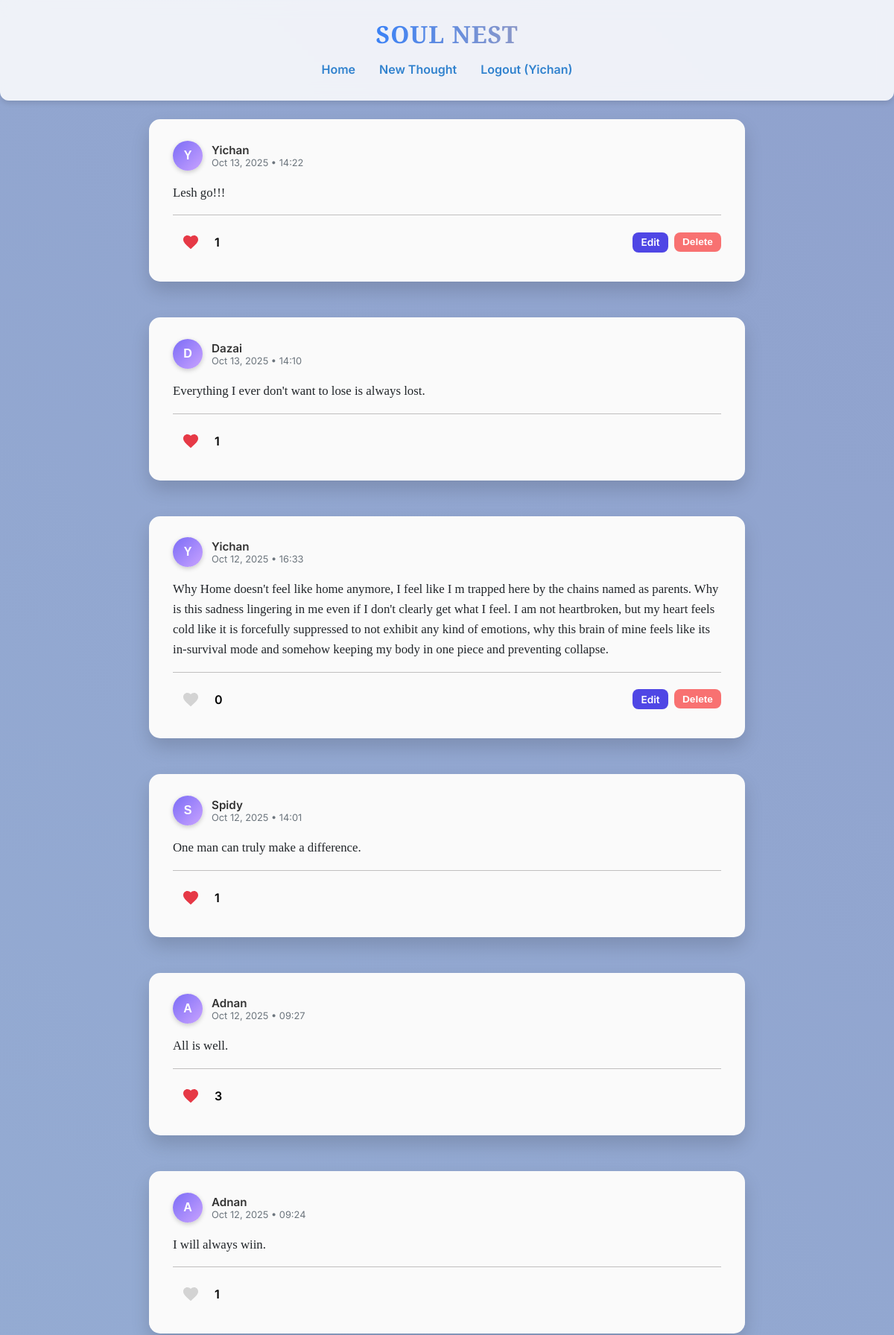
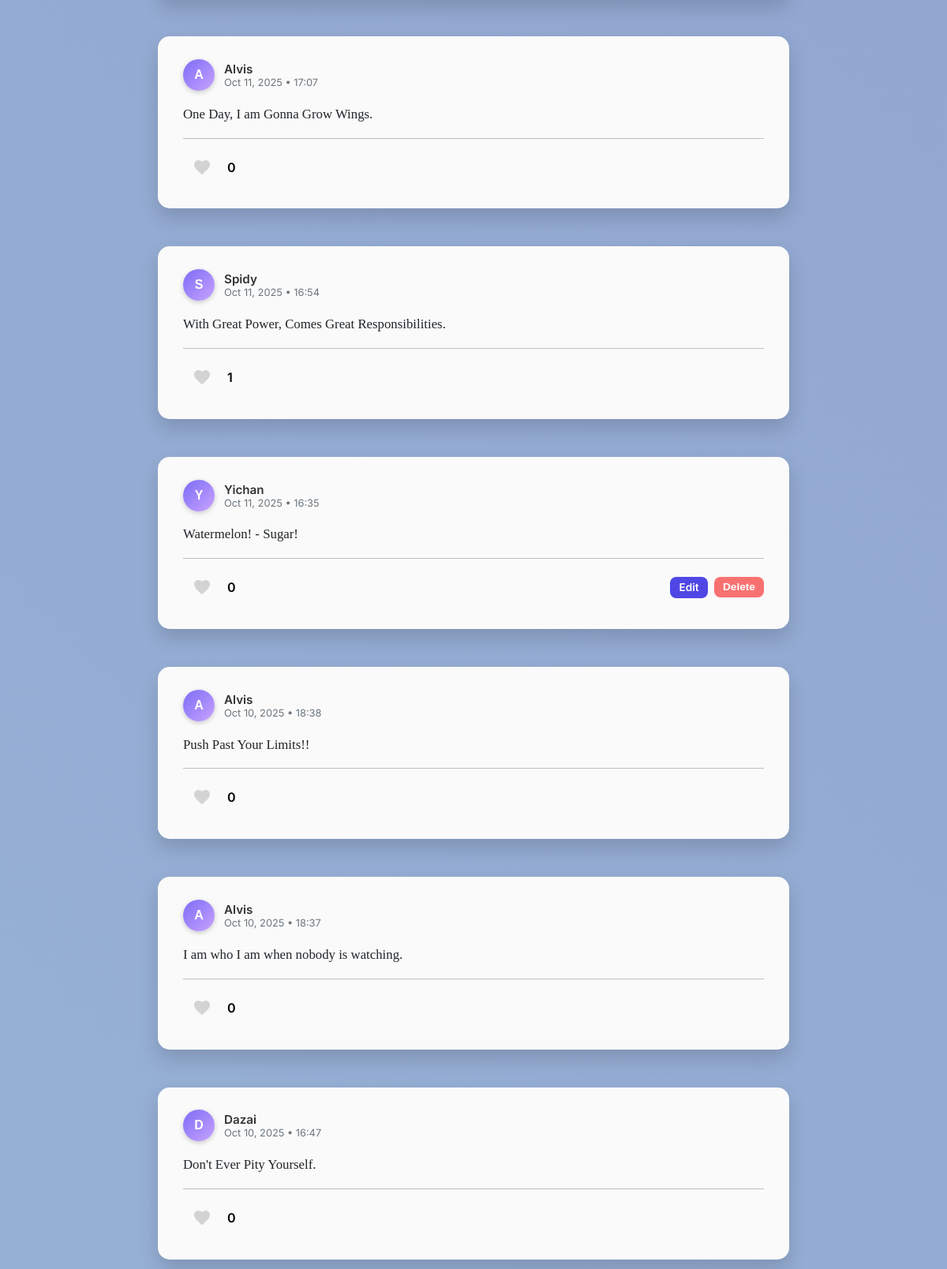
The app's page /thoughts (signed in, upper part) with its own data (2 pictures, top to bottom).
### models.py (models this page shows)
class User(db.Model, UserMixin):
    id = db.Column(db.Integer, primary_key=True)
    username = db.Column(db.String(80), nullable=False, unique=True)
    password = db.Column(db.String(200), nullable=False)
    liked_thoughts = db.relationship(
        'Thought', secondary='likes',
        back_populates='liked_by', lazy='dynamic'
    )

class Thought(db.Model):
    id = db.Column(db.Integer, primary_key=True)
    content = db.Column(db.Text, nullable=False)
    user_id = db.Column(db.Integer, db.ForeignKey('user.id'), nullable=False)
    timestamp = db.Column(db.DateTime, default=datetime.utcnow)
    mood = db.Column(db.String(50), nullable=True)
    user = db.relationship('User', backref=db.backref('thoughts', lazy=True))  # ✅ Add this
    liked_by = db.relationship(
        'User', secondary='likes',
        back_populates='liked_thoughts', lazy='select'
    )
    def is_liked_by(self, user):
        return user in self.liked_by
    def like_count(self):
        return len(self.liked_by)

### app.py (the view)
@app.route('/thoughts')
@login_required
def thoughts():
    all_thoughts = Thought.query.options(
        joinedload(Thought.user)
    ).order_by(Thought.timestamp.desc()).all()
    return render_template('thoughts.html', thoughts=all_thoughts)

### app.py (called while the page is built)
@login_manager.user_loader
def load_user(user_id):
    return User.query.get(int(user_id))  # Loads user by ID

### templates/thoughts.html (shortened to what this page needs)
{% extends "base.html" %}
{% block content %}
<div class="feed-container" style="display: flex; flex-direction: column; gap: 1.5rem;">
    {% if thoughts %}
        {% for thought in thoughts %}
            <div class="thought-card mood-{{ thought.mood }}" data-aos="fade-up" style="
                padding: 1.8rem 2rem;
                border-radius: 15px;
                /* Background is initially set by CSS in <style> block below */
                box-shadow: 0 12px 25px rgba(0,0,0,0.15);
                transition: transform 0.3s ease, box-shadow 0.3s ease, background 0.4s ease;
            "
            onmouseover="this.style.transform='scale(1.03)'; this.style.boxShadow='0 18px 35px rgba(0,0,0,0.25)';"
            onmouseout="this.style.transform='scale(1)'; this.style.boxShadow='0 12px 25px rgba(0,0,0,0.15)';">
                <div class="thought-header" style="display: flex; align-items: center; gap: 0.75rem; margin-bottom: 0.75rem;">
                    <div style="
                        width: 40px; height: 40px;
                        border-radius: 50%;
                        background: linear-gradient(135deg, #7b6cf6, #c9a3ff);
                        display: flex; align-items: center; justify-content: center;
                        font-weight: 700; color: white;
                        font-family: 'Zalando Sans SemiExpanded', sans-serif;
                        font-size: 1rem; text-transform: uppercase;
                        box-shadow: 0 2px 6px rgba(0,0,0,0.2);
                    ">
                        {{ thought.user.username[0] }}
                    </div>
                    <div>
                        <div style="font-weight: 600; font-size: 0.95rem; color: #333;">
                            {{ thought.user.username }}
                        </div>
                        <div style="font-size: 0.8rem; color: #6c757d;">
                            {{ thought.timestamp.strftime('%b %d, %Y • %H:%M') }}
                        </div>
                    </div>
                </div>
                <p class="thought-content" style="
                    font-family: 'PT Serif', serif;
                    font-size: 1.05rem; color: #212529;
                    line-height: 1.6; margin-bottom: 1rem;
                ">
                    {{ thought.content }}
                </p>
                <div style="height:1px; background:#b0aeaec6; margin-bottom:0.75rem; width:100%;"></div>
                <div class="thought-footer" style="display: flex; justify-content: space-between; align-items: center;">
                    <div class="like-section" style="display:flex; align-items:center; gap:0.5rem;">
                        <button type="button"
                                class="heart-icon {% if thought.is_liked_by(current_user) %}liked{% endif %}"
                                data-id="{{ thought.id }}"
                                onclick="toggleLike(this)"
                            style="background:none; border:none; cursor:pointer; display:flex; align-items:center; gap:0.2rem;">
                            <svg width="24" height="24" viewBox="0 0 24 24" fill="{% if thought.is_liked_by(current_user) %}#e63946{% else %}#d3d3d3{% endif %}" xmlns="http://www.w3.org/2000/svg">
                                <path d="M12 21.35l-1.45-1.32C5.4 15.36 2 12.28 2 8.5 2 5.42 4.42 3 7.5 3c1.74 0 3.41 0.81 4.5 2.09C13.09 3.81 14.76 3 16.5 3 19.58 3 22 5.42 22 8.5c0 3.78-3.4 6.86-8.55 11.54L12 21.35z"/>
                            </svg>
                        </button>
                        <span id="like-count-{{ thought.id }}" style="font-weight:600;">{{ thought.like_count() }}</span>
                    </div>
                    {% if thought.user_id == current_user.id %}
                        <div style="display:flex; gap:0.5rem;">
                            <a href="{{ url_for('edit_thought', id=thought.id) }}" style="
                                padding:0.35rem 0.7rem; font-size:0.85rem; font-weight:600; border-radius:8px; border:none;
                                background:#4f46e5; color:white; text-decoration:none; cursor:pointer; transition: all 0.3s ease;"
                                onmouseover="this.style.transform='translateY(-2px) scale(1.05)';" onmouseout="this.style.transform='none';">
                                Edit
                            </a>
                            <form action="{{ url_for('delete_thought', id=thought.id) }}" method="POST">
                                <button type="submit" style="
                                    padding:0.35rem 0.7rem; font-size:0.85rem; font-weight:600; border-radius:8px; border:none;
                                    background:#f87171; color:white; cursor:pointer; transition: all 0.3s ease;"
                                    onmouseover="this.style.transform='translateY(-2px) scale(1.05)';" onmouseout="this.style.transform='none';">
                                    Delete
                                </button>
                            </form>
                        </div>
                    {% endif %}
                </div>
            </div>
        {% endfor %}
    {% else %}
        <div class="no-thoughts text-center mt-5">
            <h3 style="font-family: 'PT Serif', serif;">No thoughts yet... 🌱</h3>
            <p style="color: #555;">Share your first thought to start building your soul nest!</p>
        </div>
    {% endif %}
</div>
{% endblock %}

### templates/base.html (shortened to what this page needs)
<!DOCTYPE html>
<html lang="en">
<head>
    <link href="https://unpkg.com/aos@2.3.1/dist/aos.css" rel="stylesheet">
</head>
<body>
    <div class="header" data-aos="fade-down">
        <h1>SOUL NEST</h1>
        <div class="nav-links">
            <a href="{% if current_user.is_authenticated %}{{ url_for('thoughts') }}{% else %}{{ url_for('home') }}{% endif %}">
                Home
            </a>
            {% if current_user.is_authenticated %}
                <a href="{{ url_for('new_thought') }}">New Thought</a>
                <a href="{{ url_for('logout') }}">Logout ({{ current_user.username }})</a>
            {% else %}
                <a href="{{ url_for('login') }}">Login</a>
                <a href="{{ url_for('register') }}">Register</a>
            {% endif %}
        </div>
    </div>
    <div class="content container" data-aos="fade-up">
        {% block content %}{% endblock %}
    </div>
</body>
</html>

### templates/base.html (style rules this page uses)
:root { --primary: #3182ce; --primary-light: #e0f2fe; --text-dark: #212529; --text-muted: #6c757d; --bg: #f8f9fa; --card-bg: #ffffff; --card-shadow: 0 4px 6px rgba(0, 0, 0, 0.1); }
body { font-family: 'Inter', sans-serif; margin: 0; background: linear-gradient(45deg, #a8d8ea 0%, #8b97c8 100%); background-size: 400% 400%; animation: gradientShift 15s ease infinite; overflow-x: hidden; }
.container { max-width: 800px; margin: 0 auto; padding: 0 1rem; }
.header { background: rgba(255, 255, 255, 0.85); padding: 1.5rem 0; position: fixed; top: 0; width: 100%; z-index: 1000; display: flex; flex-direction: column; align-items: center; box-shadow: var(--card-shadow); border-radius: 0 0 12px 12px; backdrop-filter: blur(10px); }
.header h1 { margin: 0; text-align: center; font-family: 'Playfair Display', serif; font-size: 2rem; letter-spacing: 1px; background: linear-gradient(90deg, #3b82f6, #8b97c8); -webkit-background-clip: text; background-clip: text; color: transparent; }
.nav-links { display: flex; justify-content: center; gap: 2rem; margin-top: 0.5rem; }
.nav-links a { color: var(--primary); text-decoration: none; font-weight: 600; position: relative; padding: 0.5rem 0; }
.nav-links a::after { content: ''; position: absolute; width: 0%; height: 2px; left: 0; bottom: -2px; background: var(--primary); transition: width 0.3s; }
.content { margin-top: 160px; }
.thought-card { background: rgba(255, 255, 255, 0.85); padding: 1.5rem; border-radius: 12px; box-shadow: var(--card-shadow); margin-bottom: 1.5rem; transition: transform 0.3s, box-shadow 0.3s, background 0.3s; }
button { width: 100%; padding: 0.75rem; background-color: var(--primary); color: white; border: none; border-radius: 8px; font-size: 1rem; font-weight: 600; cursor: pointer; }

### templates/thoughts.html (style rules this page uses)
.heart-icon svg { fill: #d3d3d3; width: 24px; height: 24px; display: block; background: transparent; border-radius: 50%; transition: transform 0.2s ease, fill 0.2s ease; }
.heart-icon.liked svg { fill: #e63946; }
.thought-card { background: #fafafa; transition: transform 0.3s ease, box-shadow 0.3s ease, background 0.4s ease; }

### records on screen
User: username "Yichan"
Thought: user "Y", user.username "Yichan", timestamp "Oct 13, 2025 • 14:22", content "Lesh go!!!", like_count "1"
Thought: user "D", user.username "Dazai", timestamp "Oct 13, 2025 • 14:10", content "Everything I ever don't want to lose is always lost.", like_count "1"
Thought: user "Y", user.username "Yichan", timestamp "Oct 12, 2025 • 16:33", content "Why Home doesn't feel like home anymore, I feel like I m trapped here by the chains named as parents. Why is this sadness lingering in me even if I don't clearly get what I feel. I am not heartbroken, but my heart feels cold like it is forcefully suppressed to not exhibit any kind of emotions, why this brain of mine feels like its in-survival mode and somehow keeping my body in one piece and preventing collapse.", like_count "0"
Thought: user "S", user.username "Spidy", timestamp "Oct 12, 2025 • 14:01", content "One man can truly make a difference.", like_count "1"
Thought: user "A", user.username "Adnan", timestamp "Oct 12, 2025 • 09:27", content "All is well.", like_count "3"
Thought: user "A", user.username "Adnan", timestamp "Oct 12, 2025 • 09:24", content "I will always wiin.", like_count "1"
Thought: user "A", user.username "Alvis", timestamp "Oct 11, 2025 • 17:07", content "One Day, I am Gonna Grow Wings.", like_count "0"
Thought: user "S", user.username "Spidy", timestamp "Oct 11, 2025 • 16:54", content "With Great Power, Comes Great Responsibilities.", like_count "1"
Thought: user "Y", user.username "Yichan", timestamp "Oct 11, 2025 • 16:35", content "Watermelon! - Sugar!", like_count "0"
Thought: user "A", user.username "Alvis", timestamp "Oct 10, 2025 • 18:38", content "Push Past Your Limits!!", like_count "0"
Thought: user "A", user.username "Alvis", timestamp "Oct 10, 2025 • 18:37", content "I am who I am when nobody is watching.", like_count "0"
Thought: user "D", user.username "Dazai", timestamp "Oct 10, 2025 • 16:47", content "Don't Ever Pity Yourself.", like_count "0"
